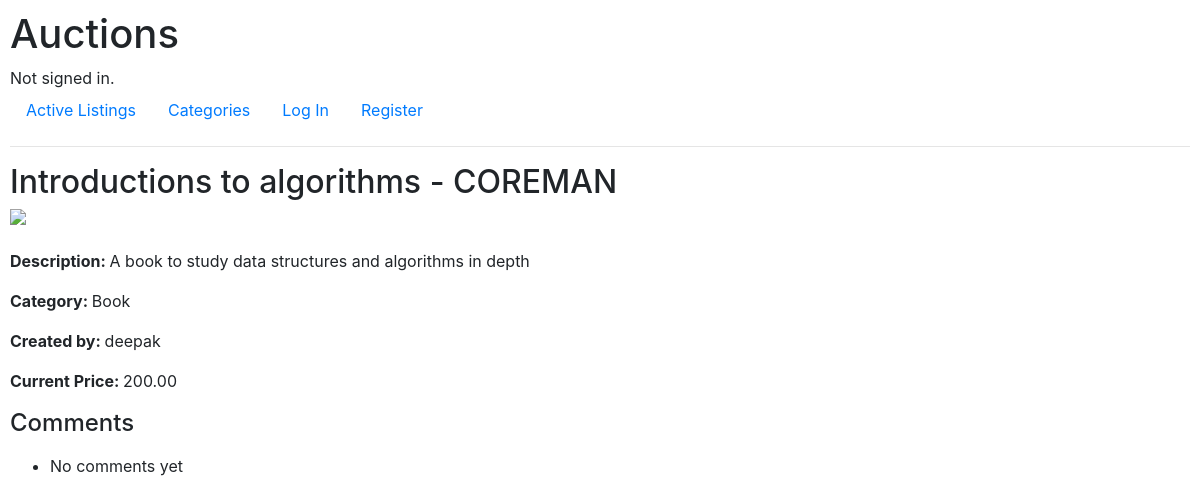
Before: /listing/4 with the older database file.
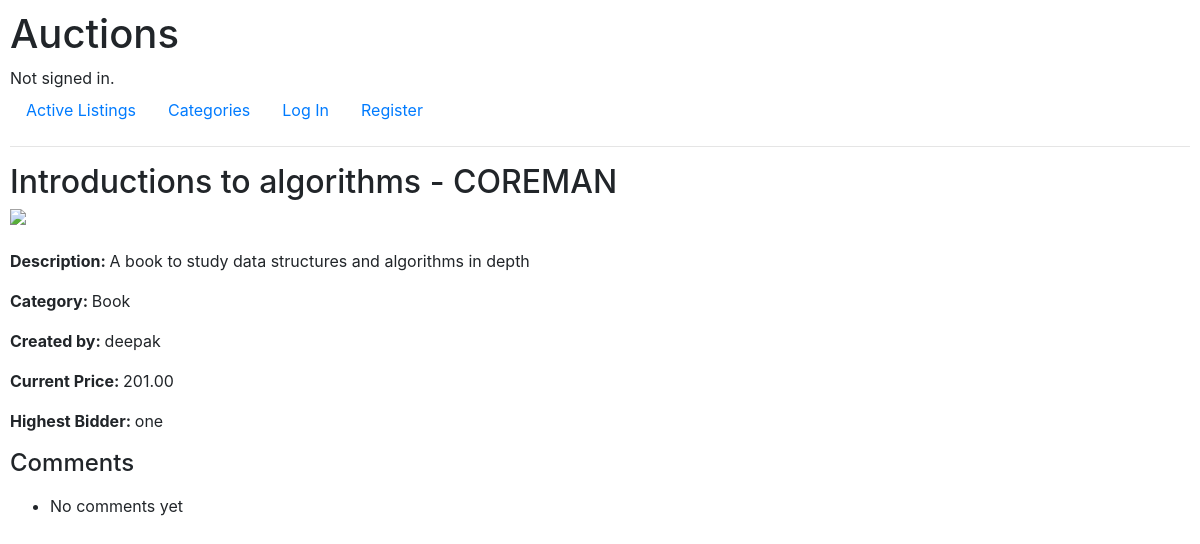
After: the same page with the newer database file.
### auctions/models.py (models this page shows, shortened)
class Listing(models.Model):
    title=models.CharField(max_length=60)
    description=models.TextField()
    starting_bid=models.DecimalField(max_digits=10, decimal_places=2)
    image_url=models.URLField(blank=True,null=True)
    category=models.CharField(max_length=60,blank=True,null=True)
    is_active=models.BooleanField(default=True)
    created_at=models.DateTimeField(auto_now_add=True)
    created_by=models.ForeignKey(User,on_delete=models.CASCADE,related_name='listings')
    @property
    def current_price(self):
        highest=self.bids.order_by('-amount').first()
        return highest.amount if highest else self.starting_bid

class User(AbstractUser):
    watchlist=models.ManyToManyField('Listing',blank=True,related_name="watchlisted_by")

class Bid(models.Model):
    user=models.ForeignKey(User,on_delete=models.CASCADE)
    listing=models.ForeignKey('Listing',on_delete=models.CASCADE,related_name="bids")
    amount=models.DecimalField(max_digits=10,decimal_places=2)

### auctions/views.py (the view, shortened to what this page needs)
# urls.py: path("listing/<int:listing_id>",views.listing,name="listing"),
def listing(request,listing_id):
    listing=get_object_or_404(Listing,pk=listing_id)
    user = request.user
    in_watchlist=user.is_authenticated and listing in user.watchlist.all()
    highest_bid=listing.bids.order_by("-amount").first()
    is_creator=listing.created_by == user
    winner=highest_bid.user if highest_bid else None
    is_winner=winner==user
    comments=listing.comments.all().order_by("-created_at")
    message=None
    message_type=None
    return render(request,"auctions/listing.html",{
        "listing":listing,
        "in_watchlist":in_watchlist,
        "highest_bid":highest_bid,
        "is_creator":is_creator,
        "winner":winner if not listing.is_active else None,
        "is_winner":is_winner,
        "comments":comments,
        "message":message,
        "message_type":message_type
    })

### auctions/templates/auctions/listing.html (shortened to what this page needs)
{% extends "auctions/layout.html" %}
{% block body %}
    <h2>{{ listing.title }}</h2>
    {% if listing.image_url %}
        <img src="{{ listing.image_url }}" style="height: 200px; object-fit: contain;" class="mb-4">
    {% endif %}
    <p><strong>Description: </strong>{{ listing.description }}</p>
    <p><strong>Category: </strong>{{ listing.category }}</p>
    <p><strong>Created by: </strong>{{ listing.created_by }}</p>
    <p><strong>Current Price: </strong>{{ listing.current_price }}</p>
    {% if highest_bid %}
        <p><strong>Highest Bidder: </strong>{{ highest_bid.user }}</p>
    {% endif %}
    <h4>Comments</h4>
    <ul class="mt-3">
        {% for comment in comments %}
            <li><strong>{{ comment.user }}: </strong>{{ comment.content }}</li>
        {% empty %}
            <li>No comments yet</li>
        {% endfor %}
    </ul>
{% endblock %}

### auctions/templates/auctions/layout.html (shortened to what this page needs)
{% load static %}
<!DOCTYPE html>
<html lang="en">
    <head>
        <link rel="stylesheet" href="https://stackpath.bootstrapcdn.com/bootstrap/4.4.1/css/bootstrap.min.css">
        <link href="{% static 'auctions/styles.css' %}" rel="stylesheet">
    </head>
    <body>
        <h1>Auctions</h1>
        <div>
            {% if user.is_authenticated %}
                Signed in as <strong>{{ user.username }}</strong>.
                {% else %}
                Not signed in.
            {% endif %}
        </div>
        <ul class="nav">
            <li class="nav-item">
                <a class="nav-link" href="{% url 'index' %}">Active Listings</a>
            </li>
            <li>
                <a class="nav-link" href="{% url 'categories' %}">Categories</a>
            </li>
            {% if user.is_authenticated %}
                <li>
                    <a class="nav-link" href="{% url 'create' %}">Create Listing</a>
                </li>
                <li class="nav-item">
                    <a class="nav-link" href="{% url 'watchlist' user.id %}">Watchlist</a>
                </li>
                <li class="nav-item">
                    <a class="nav-link" href="{% url 'logout' %}">Log Out</a>
                </li>
            {% else %}
                <li class="nav-item">
                    <a class="nav-link" href="{% url 'login' %}">Log In</a>
                </li>
                <li class="nav-item">
                    <a class="nav-link" href="{% url 'register' %}">Register</a>
                </li>
            {% endif %}
        </ul>
        <hr>
        {% block body %}
        {% endblock %}
    </body>
</html>

### auctions/static/auctions/styles.css (style rules this page uses)
body { padding: 10px; }

Changed rows visible on the page:
computed for Listing "Introductions to algorithms - COREMAN": current_price "200.00" → "201.00"
added Bid: user "one"
Other visible differences:
text now shown: "Highest Bidder:"
